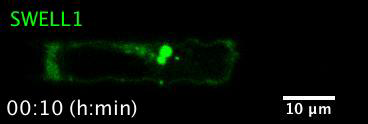
#> input picture frame 1 of movies/movie1.avi, 368 x 124 px
$ jupyter execute Segmentations.ipynb   (shell and % lines are left out)
#> lines starting #> are read from the running program, lines starting #| are printed output that depends on the picture; after the words box and inside, x2 and y2 are one past the last pixel; in counts of white or black regions, pixels touching at a corner belong together
# Movie 1
## Load movie frames and perform segmentations

[cell 1]
from matplotlib import pyplot as plt
import numpy as np
import cv2

movie1_path = "movies/movie1.avi"

[cell 2]
# Find contours and get the largest contour to represent the entire structure
# Get bounding rectangle of leftmost and rightmost sides
def get_bounding_boxes(img):
    contours, hierarchy = cv2.findContours(img, 1, 2)
    c = max(contours, key=cv2.contourArea)

    leftBoundingRect = cv2.boundingRect(c[c[:, :, 0].argmin()])
    rightBoundingRect = cv2.boundingRect(c[c[:, :, 0].argmax()])

    return leftBoundingRect, rightBoundingRect, c

## Movie 1 Segmentation and fluorescent intensity measurement

#### Segmentation
- The original movie has text labels. I first crop out the text by creating a blank canvas and slicing onto it the section of the original movie with the structure. I used the first frame to determine the region of interest frame[35:90, :]
- I then convert the resulting canvas frame to grayscale, threshold and blur it to make the thin lines more prominent for easy edge detection
- I used OpenCV's findContours to get the largest contour by area. this should give the contours of the entire structure.
- I then get the bounding rectangle of the leftmost and rightmost ends (trailing and leading respectively)

#### Trailing and Leading edge detection and Intensity measurement
- The bounding rectangle's x and y values allows me to extract the pixels from the original grayscale image in order to measure the intensity using opencv's mean function
- The fluorescent intensity is therefore a measure of the average grayscale pixel value of the leading or trailing edge
- The intensity values are appended as a list to an empty list which will then be converted to a pandas dataframe for visualization

#### Saving segmented file
- The segmented frames are written into output.avi of the current working directory at 1 frame per second

#### Objections
- The trailing and leading edge detections were inaccurate on frame 5 and on frame 9. That explains the fluctuations in the intensities at those frames in the Fluorescent intensity plot

[cell 3]
# Capture movie
cap = cv2.VideoCapture(movie1_path)


# Get movie frame size
width = int(cap.get(cv2.CAP_PROP_FRAME_WIDTH) + 0.5)
height = int(cap.get(cv2.CAP_PROP_FRAME_HEIGHT) + 0.5)
frame_size = (width,height)

# Initialize video writer to save segmented movie at 1 frame per second
writer = cv2.VideoWriter("output.avi", cv2.VideoWriter_fourcc(*"XVID"), 1.0, frame_size)

frame_index = 0 # Track frame number for fluorescent intensity table

fluorescent_intensities = []

while True:
    frame_index += 1
    success, frame = cap.read()
#> frame is the input picture: shape (124, 368, 3); mean B, G, R 6.3, 12.1, 6.2

    if success and frame.size != 0:
        # Crop frame to remove text
        canvas = np.ones((frame.shape), np.uint8)
        canvas[35:90, :] = frame[35:90, :]
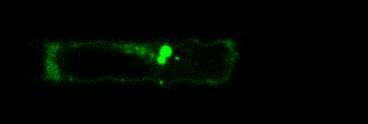
#> canvas: shape (124, 368, 3); mean B, G, R 1.2, 5.6, 1.2

        # Blur to fill threshold gaps
        gray_frame = cv2.cvtColor(canvas, cv2.COLOR_BGR2GRAY)
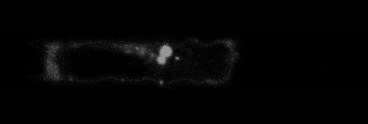
#> gray_frame: shape (124, 368); min 0, max 156, mean 3.8
        _, imgThreshold = cv2.threshold(gray_frame, 15, 255, cv2.THRESH_BINARY)
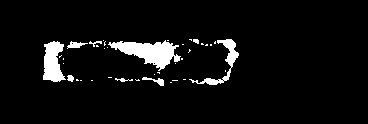
#> imgThreshold: shape (124, 368); 5.5% white; 38 white regions (29 under 20 px)
        blur_frame = cv2.GaussianBlur(imgThreshold, (7,7), 0)
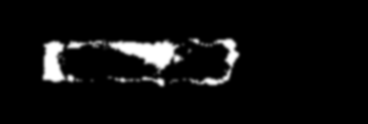
#> blur_frame: shape (124, 368); min 0, max 255, mean 14.1

        # Get trailing and leading bounding rectangle, and entire cell contour
        trailing, leading, c = get_bounding_boxes(blur_frame.copy())
#> in get_bounding_boxes, `contours, hierarchy = cv2.findContours(img, 1, 2)`: contours = 5 contours, 1 with area under 20; largest, box (x1, y1, x2, y2) and area: (40, 36, 242, 89) 6819, (162, 42, 227, 81) 1312, (88, 77, 96, 84) 40, (178, 47, 187, 56) 39
#> in get_bounding_boxes, `c = max(contours, key=cv2.contourArea)`: c = contour of 218 points, box (x1, y1, x2, y2) (40, 36, 242, 89), area 6819
#> in get_bounding_boxes, `leftBoundingRect = cv2.boundingRect(c[c[:, :, 0].argmin()])`: leftBoundingRect = (40, 73, 1, 1)
#> in get_bounding_boxes, `rightBoundingRect = cv2.boundingRect(c[c[:, :, 0].argmax()])`: rightBoundingRect = (241, 57, 1, 1)
#> trailing = (40, 73, 1, 1); leading = (241, 57, 1, 1)
        x,y,w,h = cv2.boundingRect(c)
#> x = 40; y = 36; w = 202; h = 53

        # cv2.drawContours(canvas, [c], 0, (0, 255, 255), 2)
        tx,ty,tw,th = trailing
#> tx = 40; ty = 73; tw = 1; th = 1
        lx,ly,lw,lh = leading
#> lx = 241; ly = 57; lw = 1; lh = 1
        box_thickness = 20

        # Draw leading and trailing rectangles
        cv2.rectangle(canvas, (tx,y), (tx+box_thickness,y+h), (0, 0, 255), 1)
        cv2.rectangle(canvas, (lx,y), (lx-15,y+h), (0, 255, 0), 1)
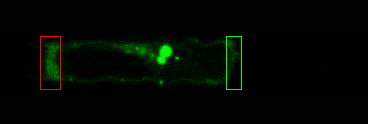
#> canvas: shape (124, 368, 3); mean B, G, R 1.2, 6.3, 2

        # Calculate mean intensity at trailing edge
        trailing_edge = gray_frame[y:y+h, tx:tx+box_thickness]
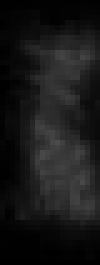
#> trailing_edge: shape (53, 20) (shown 5 times larger); min 0, max 76, mean 24.1
        trailing_edge_intensity = cv2.mean(trailing_edge)
#> trailing_edge_intensity = (24.15, 0, 0, 0)
        # print("Trailing Edge:", trailing_edge_intensity)

        # Calculate mean intensity at leading edge
        leading_edge = gray_frame[y:y+h, lx-15:lx]
        leading_edge_intensity = cv2.mean(leading_edge)
#> leading_edge_intensity = (11.83, 0, 0, 0)
        # print("Leading Edge:", leading_edge_intensity)

        # Append intensity data to list
        fluorescent_intensities.append([frame_index, trailing_edge_intensity[0], leading_edge_intensity[0]])

        writer.write(canvas)

        cv2.imshow("Movie 1 segments", canvas)

    # 1 frame per second
    if cv2.waitKey(1000) & 0xFF == ord('q'):
#> (key q is pressed here)
        break

cap.release()
writer.release()
cv2.destroyAllWindows()

## Convert intensity values into data frame

[cell 4]
import pandas as pd
intensity_dataframe = pd.DataFrame(fluorescent_intensities, columns =  ["Frame", "Trailing", "Leading"])
#> intensity_dataframe = table of 1 rows and 3 columns
intensity_dataframe
#> Out = table of 1 rows and 3 columns

## Plot intensity values

[cell 5]
plt.figure(figsize=(8,5))
plt.plot(intensity_dataframe.Frame, intensity_dataframe.Trailing, label="Trailing edge intensity")
plt.plot(intensity_dataframe.Frame, intensity_dataframe.Leading, label="Leading edge intensity")

plt.title("Frame by Frame Trailing Edge and Leading edge Fluorescent Intensity")
plt.ylabel("Fluorescent Intensity")
plt.xlabel("Frames")
plt.legend()
plt.xticks(intensity_dataframe.Frame)
plt.show()
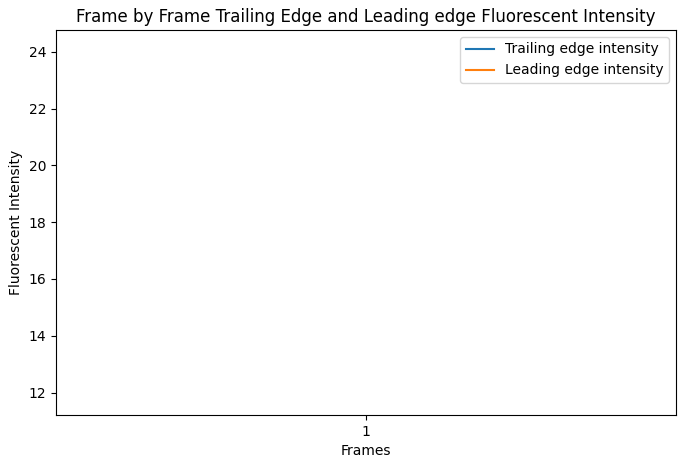
#> figure drawn by matplotlib, 1 panel
